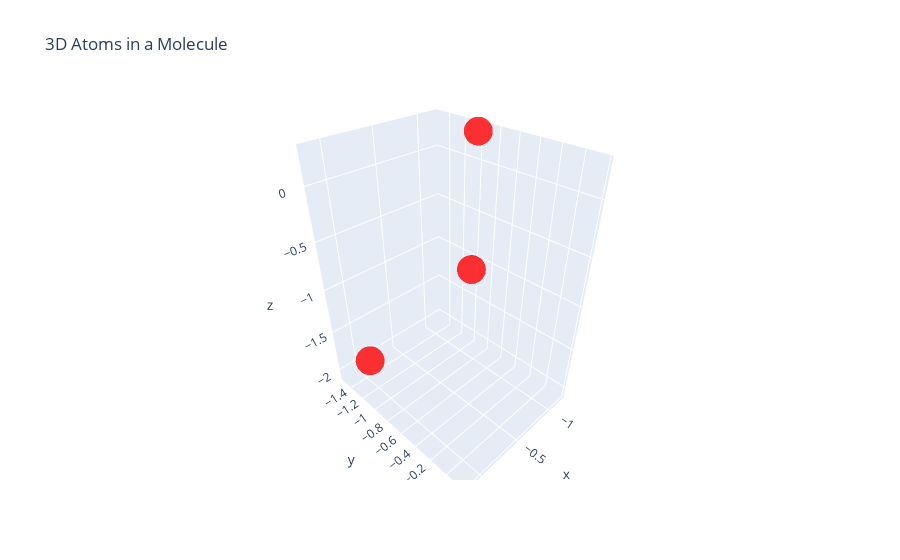

Write notebook code for a chart like this one.
### Code cell
from rdkit import Chem
from rdkit.Chem import Draw
from rdkit.Chem.Draw import IPythonConsole
from rdkit.Chem import Descriptors
from rdkit.Chem import AllChem
from rdkit import DataStructs
import numpy as np

import plotly
import plotly.graph_objs as go

mol = Chem.MolFromSmiles('c1ccccc1C')
mol = Chem.AddHs(mol)
AllChem.EmbedMolecule(mol)
AllChem.UFFOptimizeMolecule(mol)
print(mol.GetNumAtoms())
embed = [mol.GetConformer().GetPositions()]
display(mol)
print(embed)


fig = go.Figure()

for n in embed:
    fig.add_trace(go.Scatter3d(x=n[0], y=n[1], z=n[2],
                   mode = 'markers',
                   marker = dict(size=10, color = 'red', opacity = 0.8)))

fig.update_layout(title = "3D Atoms in a Molecule")
fig.show()

### Figure 1 — Plotly figure (JSON) as saved in the notebook; plotly's stock layout.template omitted (floating-point values rounded to 4 significant figures)
{"data": [{"marker": {"color": "red", "opacity": 0.8, "size": 10}, "mode": "markers", "type": "scatter3d", "x": [-0.1355, -1.195, 0.1584], "y": [-1.523, -1.018, 0.1673], "z": [-2.068, 0.2585, 0.001381]}], "layout": {"title": {"text": "3D Atoms in a Molecule"}}}
